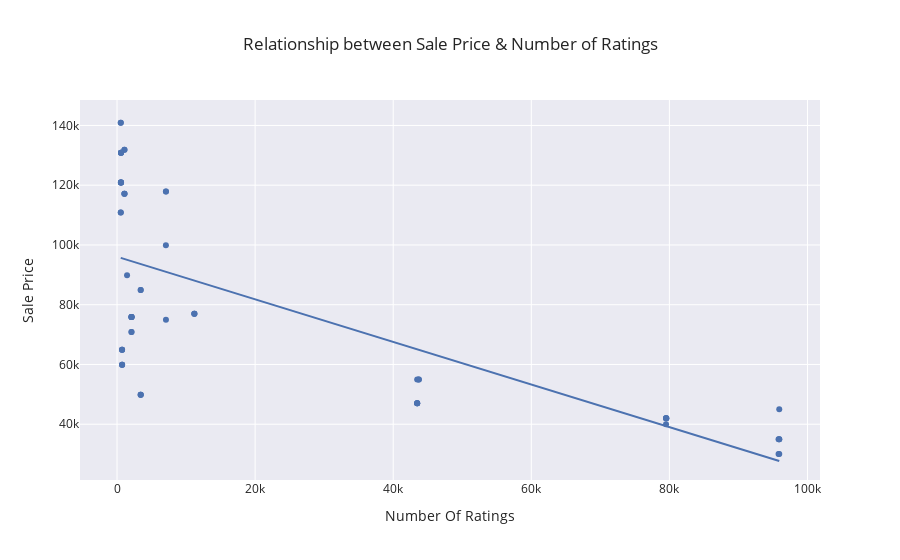

Here is the notebook cell this chart was saved with:
### Markdown cell above
From the two bar charts above, iphone 8 Plus is the most popular in terms of number of reviews and number of rating in India.

### Code cell
# Relationship between sales price & number of rating
fig= px.scatter(data,
           x='Number Of Ratings',
           y='Sale Price',
           trendline='ols',
           title='Relationship between Sale Price & Number of Ratings',
           template='seaborn'
          )
fig.show()

### Figure 1 — Plotly figure (JSON) as saved in the notebook; plotly's stock layout.template omitted (floating-point values rounded to 4 significant figures)
{"data": [{"hovertemplate": "Number Of Ratings=%{x}<br>Sale Price=%{y}<extra></extra>", "legendgroup": "", "marker": {"color": "rgb(76,114,176)", "symbol": "circle"}, "mode": "markers", "name": "", "orientation": "v", "showlegend": false, "type": "scatter", "x": [3431, 3431, 3431, 11202, 11202, 3431, 3431, 11202, 1454, 79512, 79512, 79582, 79512, 79512, 1078, 1078, 1078, 1078, 7088, 7088, 1078, 7088, 7081, 95909, 542, 580, 740, 545, 740, 2101, 545, 580, 580, 730, 730, 2101, 2101, 580, 740, 580, 2092, 545, 2101, 2092, 2101, 740, 545, 580, 580, 580, 43707, 43707, 95807, 95909, 95807, 95909, 43470, 95909, 43470, 43470, 43470, 43470], "xaxis": "x", "y": [49900, 84900, 84900, 77000, 77000, 49900, 49900, 77000, 89900, 41999, 39999, 41999, 41999, 41999, 131900, 117100, 131900, 117100, 74999, 117900, 117100, 117900, 99900, 44999, 140900, 130900, 64900, 120900, 59900, 75900, 110900, 130900, 120900, 64900, 64900, 75900, 75900, 120900, 59900, 120900, 75900, 140900, 70900, 70900, 75900, 59900, 110900, 120900, 130900, 130900, 54999, 54999, 29999, 34999, 34999, 34999, 54999, 29999, 46999, 46999, 46999, 46999], "yaxis": "y"}, {"hovertemplate": "<b>OLS trendline</b><br>Sale Price = -0.712783 * Number Of Ratings + 96054.8<br>R<sup>2</sup>=0.492139<br><br>Number Of Ratings=%{x}<br>Sale Price=%{y} <b>(trend)</b><extra></extra>", "legendgroup": "", "marker": {"color": "rgb(76,114,176)", "symbol": "circle"}, "mode": "lines", "name": "", "showlegend": false, "type": "scatter", "x": [542, 545, 545, 545, 545, 580, 580, 580, 580, 580, 580, 580, 580, 730, 730, 740, 740, 740, 740, 1078, 1078, 1078, 1078, 1078, 1454, 2092, 2092, 2101, 2101, 2101, 2101, 2101, 3431, 3431, 3431, 3431, 3431, 7081, 7088, 7088, 7088, 11202, 11202, 11202, 43470, 43470, 43470, 43470, 43470, 43707, 43707, 79512, 79512, 79512, 79512, 79582, 95807, 95807, 95909, 95909, 95909, 95909], "xaxis": "x", "y": [95670.0, 95670.0, 95670.0, 95670.0, 95670.0, 95640.0, 95640.0, 95640.0, 95640.0, 95640.0, 95640.0, 95640.0, 95640.0, 95530.0, 95530.0, 95530.0, 95530.0, 95530.0, 95530.0, 95290.0, 95290.0, 95290.0, 95290.0, 95290.0, 95020.0, 94560.0, 94560.0, 94560.0, 94560.0, 94560.0, 94560.0, 94560.0, 93610.0, 93610.0, 93610.0, 93610.0, 93610.0, 91010.0, 91000.0, 91000.0, 91000.0, 88070.0, 88070.0, 88070.0, 65070.0, 65070.0, 65070.0, 65070.0, 65070.0, 64900.0, 64900.0, 39380.0, 39380.0, 39380.0, 39380.0, 39330.0, 27770.0, 27770.0, 27690.0, 27690.0, 27690.0, 27690.0], "yaxis": "y"}], "layout": {"legend": {"tracegroupgap": 0}, "title": {"text": "Relationship between Sale Price & Number of Ratings"}, "xaxis": {"anchor": "y", "domain": [0, 1], "title": {"text": "Number Of Ratings"}}, "yaxis": {"anchor": "x", "domain": [0, 1], "title": {"text": "Sale Price"}}}}
